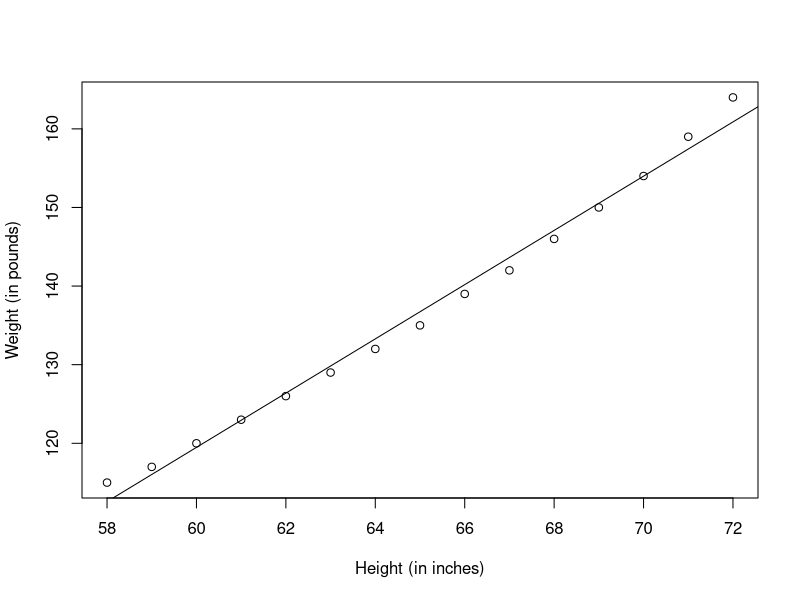
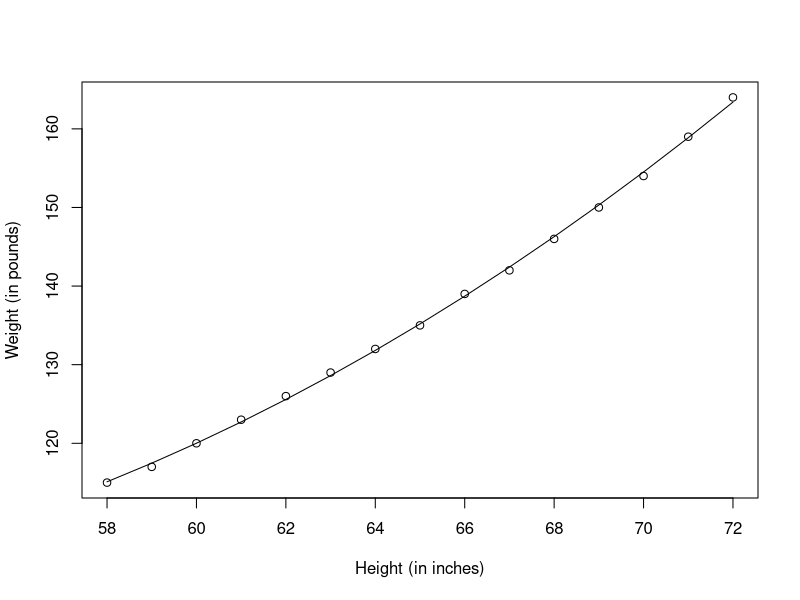
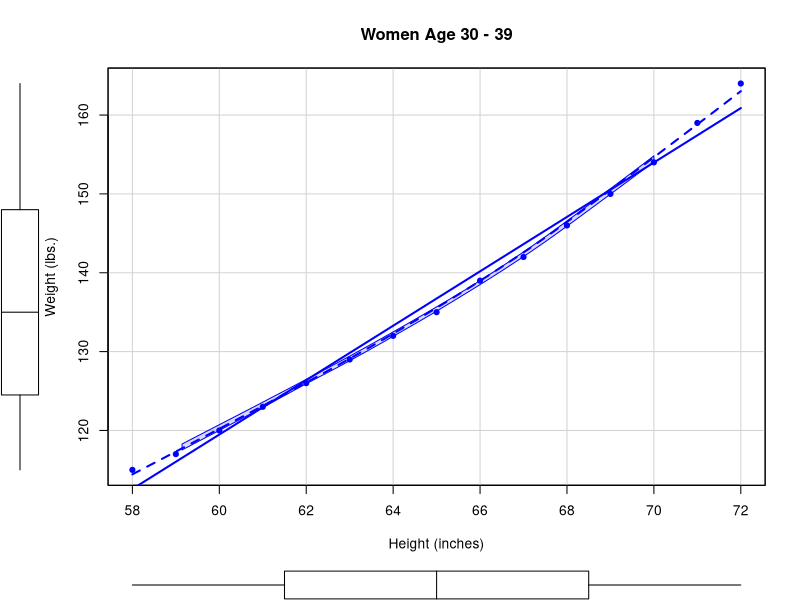

Write R code to recreate these figures, in order.

#######################
#  Regression Models
#######################

# methodologies

#  predict "response" (dependent) variable from one or more "predictor"
#    (independent/explanatory) variables.

# OLS (ordinary least squares) regression, the regression models that
#    minimize the sum of square residuals
#   (difference between predicted value and actual value)

# e.g:
# Simple linear regression, polynomial regression and multiple linear regression



##############################
# simple regression

fit <- lm(weight ~ height, data=women)

summary(fit)

women$weight

# get predicted value for all the samples involved in the model.
fitted(fit)

# get the residual values
residuals(fit)


plot(women$height, women$weight,
     xlab="Height (in inches)",
     ylab="Weight (in pounds)")

abline(fit)

# I() function wraps/escapes the arithmetical operators.
# Add a quadratic (power 2) to the whole polynomial term.
fit2 <- lm(weight ~ height + I(height ^ 2), data = women)

# The significance of the squared term (t=13.89) suggests that the inclusion of
#  the quadratic term improves the model fit.
# Indeed, as it shows in the following graph, the fitting line is more smooth.
summary(fit2)


plot(women$height, women$weight,
     xlab="Height (in inches)",
     ylab="Weight (in pounds)")

lines(women$height, fitted(fit2))


##############################

library(car)

# the loess fit is rendered as dashed line (lty=2)
# the pch=19 option displays points as filled circles (default: open circle)
scatterplot(weight ~ height, data=women,
            spread=FALSE, smoother.args=list(lty=2), pch=19,
            main="Women Age 30 - 39",
            xlab="Height (inches)",
            ylab="Weight (lbs.)")











